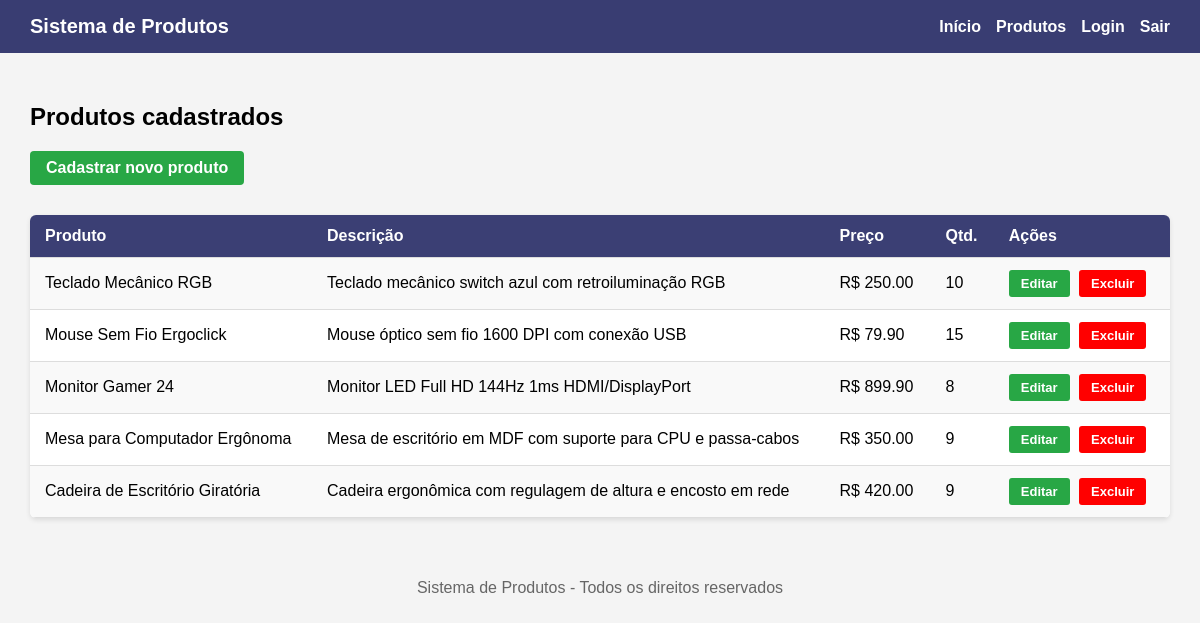
Page /produtos/listar.php (signed in) on the committed database.
### tables this page shows
CREATE TABLE `produtos` (
  `id` int(11) NOT NULL,
  `nome` varchar(100) NOT NULL,
  `descricao` varchar(255) NOT NULL,
  `preco` decimal(10,2) NOT NULL,
  `quantidade` int(11) NOT NULL
);

### produtos/listar.php (the view, shortened to what this page needs)
<?php
    require __DIR__ . '/../conexao.php';
    $sql = "SELECT * FROM produtos";
    $resultado = mysqli_query($conexao, $sql);
?>
<?php require __DIR__ . '/../cabecalho.php'; ?>
<main>
    <h2>Produtos cadastrados</h2>
    <a href="cadastrar.php">Cadastrar novo produto</a>
    <table>
        <tr>
            <th>Produto</th>
            <th>Descrição</th>
            <th>Preço</th>
            <th>Qtd.</th>
            <th>Ações</th>
        </tr>
        <?php while ($produto = mysqli_fetch_assoc($resultado)) { ?>
            <tr>
                <td><?php echo $produto['nome']; ?></td>
                <td><?php echo $produto['descricao']; ?></td>
                <td>R$ <?php echo $produto['preco']; ?></td>
                <td><?php echo $produto['quantidade']; ?></td>
                <td>
                    <a href="atualizar.php?id=<?php echo $produto['id'];
                    ?>">Editar</a>
                    <a href="excluir.php?id=<?php echo $produto['id'];
                    ?>">Excluir</a>
                </td>
            </tr>
        <?php } ?>
    </table>
</main>
<?php require __DIR__ . '/../rodape.php'; ?>

### css/style.css (style rules this page uses)
body { font-family: Arial, sans-serif; margin: 0; background-color: #f4f4f4; min-height: 100vh; }
main { padding: 30px; }
main > a { display: inline-block; margin-bottom: 15px; padding: 8px 16px; background: #28a745; color: white; text-decoration: none; border-radius: 4px; font-weight: bold; }
table { width: 100%; border-collapse: collapse; background-color: white; margin-top: 15px; border-radius: 6px; overflow: hidden; box-shadow: 0 2px 5px rgba(0, 0, 0, 0.1); }
table th, table td { padding: 12px 15px; text-align: left; border-bottom: 1px solid #ddd; }
table th { background: #111657d2; color: white; }
table tbody tr:nth-child(even) { background-color: #f9f9f9; }
table td a { text-decoration: none; padding: 6px 12px; border-radius: 3px; font-size: 13px; font-weight: bold; display: inline-block; margin-right: 5px; }
table td a[href*="atualizar"], table td a[href*="editar"] { background-color: #28a745; color: white; }
table td a[href*="excluir"] { background-color: red; color: white; }

### rows in the picture
produtos: nome "Teclado Mecânico RGB", descricao "Teclado mecânico switch azul com retroiluminação RGB", preco "250.00", quantidade "10"
produtos: nome "Mouse Sem Fio Ergoclick", descricao "Mouse óptico sem fio 1600 DPI com conexão USB", preco "79.90", quantidade "15"
produtos: nome "Monitor Gamer 24", descricao "Monitor LED Full HD 144Hz 1ms HDMI/DisplayPort", preco "899.90", quantidade "8"
produtos: nome "Mesa para Computador Ergônoma", descricao "Mesa de escritório em MDF com suporte para CPU e passa-cabos", preco "350.00", quantidade "9"
produtos: nome "Cadeira de Escritório Giratória", descricao "Cadeira ergonômica com regulagem de altura e encosto em rede", preco "420.00", quantidade "9"
